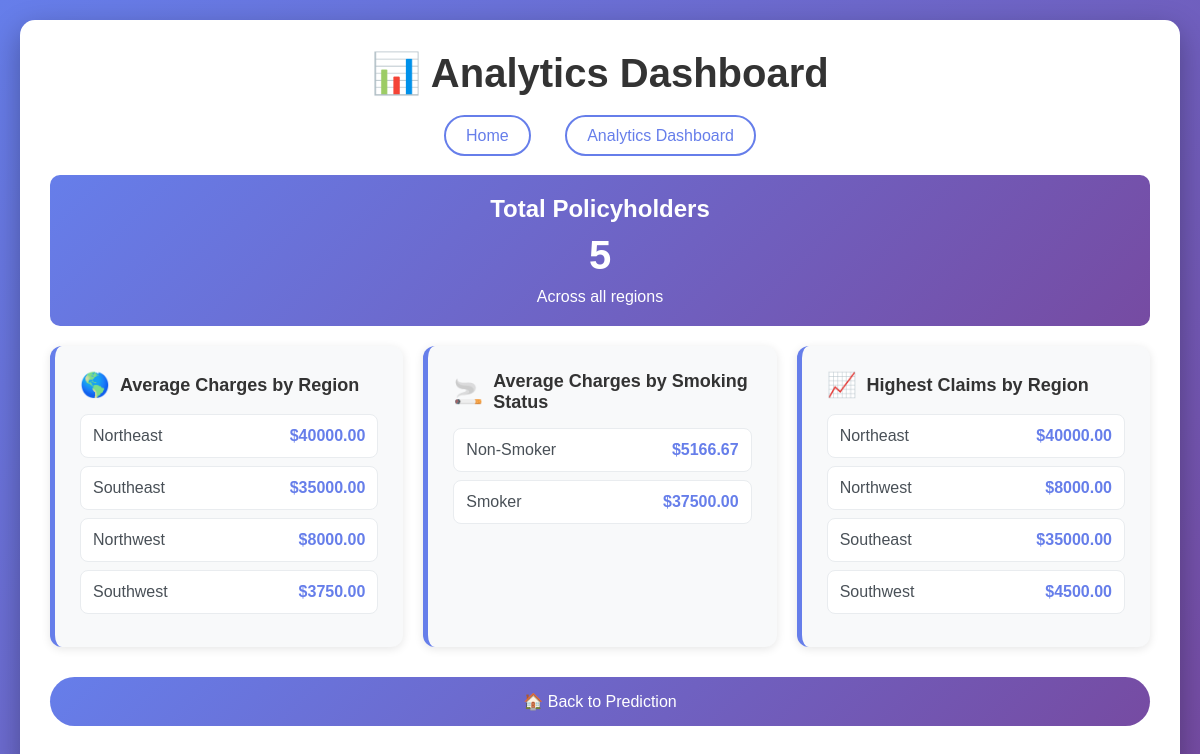
The app's page /analytics with its own data.
### tables this page shows
CREATE TABLE insurance (
            id INTEGER PRIMARY KEY AUTOINCREMENT,
            age INTEGER,
            sex TEXT,
            bmi REAL,
            children INTEGER,
            smoker TEXT,
            region TEXT,
            charges REAL
        );

### app.py (the view)
@app.route('/analytics')
def analytics():
    stats = get_db_stats()
    return render_template('analytics.html', stats=stats)

### app.py (called while the page is built)
def get_db_stats():
    conn = sqlite3.connect('insurance.db')
    cursor = conn.cursor()
    stats = {}
    cursor.execute('SELECT COUNT(*) FROM insurance')
    stats['total_policyholders'] = cursor.fetchone()[0]
    cursor.execute('''
        SELECT region, AVG(charges) as avg_charges
        FROM insurance
        GROUP BY region
        ORDER BY avg_charges DESC
    ''')
    stats['region_avg'] = cursor.fetchall()
    cursor.execute('''
        SELECT smoker, AVG(charges) as avg_charges
        FROM insurance
        GROUP BY smoker
    ''')
    stats['smoker_avg'] = cursor.fetchall()
    cursor.execute('''
        SELECT region, MAX(charges) as max_charges
        FROM insurance
        GROUP BY region
    ''')
    stats['region_max'] = cursor.fetchall()
    conn.close()
    return stats

### templates/analytics.html (shortened to what this page needs)
<!DOCTYPE html>
<html lang="en">
<head>
</head>
<body>
    <div class="container">
        <h1>📊 Analytics Dashboard</h1>
        <div class="nav">
            <a href="/">Home</a>
            <a href="/analytics">Analytics Dashboard</a>
        </div>
        <div class="highlight-stat">
            <h2>Total Policyholders</h2>
            <div class="highlight-number">{{ stats.total_policyholders }}</div>
            <p>Across all regions</p>
        </div>
        <div class="analytics-grid">
            <div class="analytics-card">
                <div class="card-title">
                    <span class="icon">🌎</span>
                    Average Charges by Region
                </div>
                {% for region, avg_charges in stats.region_avg %}
                <div class="stat-item">
                    <span class="stat-label">{{ region.title() }}</span>
                    <span class="stat-value">${{ "%.2f"|format(avg_charges) }}</span>
                </div>
                {% endfor %}
            </div>
            <div class="analytics-card">
                <div class="card-title">
                    <span class="icon">🚬</span>
                    Average Charges by Smoking Status
                </div>
                {% for smoker, avg_charges in stats.smoker_avg %}
                <div class="stat-item">
                    <span class="stat-label">{{ 'Smoker' if smoker == 'yes' else 'Non-Smoker' }}</span>
                    <span class="stat-value">${{ "%.2f"|format(avg_charges) }}</span>
                </div>
                {% endfor %}
            </div>
            <div class="analytics-card">
                <div class="card-title">
                    <span class="icon">📈</span>
                    Highest Claims by Region
                </div>
                {% for region, max_charges in stats.region_max %}
                <div class="stat-item">
                    <span class="stat-label">{{ region.title() }}</span>
                    <span class="stat-value">${{ "%.2f"|format(max_charges) }}</span>
                </div>
                {% endfor %}
            </div>
        </div>
        <a href="/" class="back-btn">🏠 Back to Prediction</a>
</body>
</html>

### templates/analytics.html (style rules this page uses)
* { margin: 0; padding: 0; box-sizing: border-box; }
body { font-family: Arial, sans-serif; background: linear-gradient(135deg, #667eea 0%, #764ba2 100%); min-height: 100vh; padding: 20px; }
.container { max-width: 1200px; margin: 0 auto; background: white; border-radius: 15px; padding: 30px; box-shadow: 0 10px 30px rgba(0,0,0,0.3); }
h1 { text-align: center; color: #333; margin-bottom: 30px; font-size: 2.5em; }
.nav { text-align: center; margin-bottom: 30px; }
.nav a { color: #667eea; text-decoration: none; margin: 0 15px; padding: 10px 20px; border: 2px solid #667eea; border-radius: 25px; transition: all 0.3s; }
.analytics-grid { display: grid; grid-template-columns: repeat(auto-fit, minmax(350px, 1fr)); gap: 20px; margin-bottom: 30px; }
.analytics-card { background: #f8f9fa; padding: 25px; border-radius: 12px; border-left: 5px solid #667eea; box-shadow: 0 2px 10px rgba(0,0,0,0.1); }
.card-title { font-size: 18px; font-weight: bold; color: #333; margin-bottom: 15px; display: flex; align-items: center; }
.card-title .icon { margin-right: 10px; font-size: 24px; }
.stat-item { background: white; padding: 12px; border-radius: 8px; margin: 8px 0; display: flex; justify-content: space-between; align-items: center; border: 1px solid #e9ecef; }
.stat-label { font-weight: 500; color: #495057; }
.stat-value { font-weight: bold; color: #667eea; font-size: 16px; }
.highlight-stat { background: linear-gradient(135deg, #667eea 0%, #764ba2 100%); color: white; padding: 20px; border-radius: 10px; text-align: center; margin: 20px 0; }
.highlight-number { font-size: 2.5em; font-weight: bold; margin: 10px 0; }
.back-btn { background: linear-gradient(135deg, #667eea 0%, #764ba2 100%); color: white; padding: 15px 30px; border: none; border-radius: 25px; font-size: 16px; cursor: pointer; transition: transform 0.3s; margin: 20px auto; display: block; text-decoration: none; text-align: center; }

### records on screen
insurance: title "Northeast", charges "40000.00"
insurance: title "Southeast", charges "35000.00"
insurance: title "Northwest", charges "8000.00"
insurance: title "Southwest", charges "4500.00"

### other values on screen
{{ stats.total_policyholders }} "5"
{{ region.title() }} "Southwest"
{{ "%.2f"|format(avg_charges) }} "3750.00"
{{ 'Smoker' if smoker == 'yes' else 'Non-Smoker' }} "Non-Smoker" "Smoker"
{{ "%.2f"|format(avg_charges) }} "5166.67" "37500.00"
